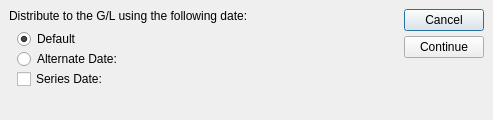
<?xml version="1.0" encoding="UTF-8"?>
<ui version="4.0">
 <comment>This file is part of the xTuple ERP: PostBooks Edition, a free and
open source Enterprise Resource Planning software suite,
Copyright (c) 1999-2019 by OpenMFG LLC, d/b/a xTuple.
It is licensed to you under the Common Public Attribution License
version 1.0, the full text of which (including xTuple-specific Exhibits)
is available at www.xtuple.com/CPAL.  By using this software, you agree
to be bound by its terms.</comment>
 <class>getGLDistDate</class>
 <widget class="QDialog" name="getGLDistDate">
  <property name="geometry">
   <rect>
    <x>0</x>
    <y>0</y>
    <width>493</width>
    <height>120</height>
   </rect>
  </property>
  <property name="windowTitle">
   <string>Get G/L Distribution Date</string>
  </property>
  <layout class="QHBoxLayout">
   <property name="spacing">
    <number>6</number>
   </property>
   <property name="leftMargin">
    <number>9</number>
   </property>
   <property name="topMargin">
    <number>9</number>
   </property>
   <property name="rightMargin">
    <number>9</number>
   </property>
   <property name="bottomMargin">
    <number>9</number>
   </property>
   <item>
    <layout class="QVBoxLayout">
     <property name="spacing">
      <number>0</number>
     </property>
     <property name="leftMargin">
      <number>0</number>
     </property>
     <property name="topMargin">
      <number>0</number>
     </property>
     <property name="rightMargin">
      <number>0</number>
     </property>
     <property name="bottomMargin">
      <number>0</number>
     </property>
     <item>
      <layout class="QVBoxLayout">
       <property name="spacing">
        <number>6</number>
       </property>
       <property name="leftMargin">
        <number>0</number>
       </property>
       <property name="topMargin">
        <number>0</number>
       </property>
       <property name="rightMargin">
        <number>0</number>
       </property>
       <property name="bottomMargin">
        <number>0</number>
       </property>
       <item>
        <widget class="QLabel" name="label">
         <property name="text">
          <string>Distribute to the G/L using the following date:</string>
         </property>
        </widget>
       </item>
       <item>
        <layout class="QHBoxLayout">
         <property name="spacing">
          <number>6</number>
         </property>
         <property name="leftMargin">
          <number>0</number>
         </property>
         <property name="topMargin">
          <number>0</number>
         </property>
         <property name="rightMargin">
          <number>0</number>
         </property>
         <property name="bottomMargin">
          <number>0</number>
         </property>
         <item>
          <spacer>
           <property name="orientation">
            <enum>Qt::Horizontal</enum>
           </property>
           <property name="sizeType">
            <enum>QSizePolicy::Fixed</enum>
           </property>
           <property name="sizeHint" stdset="0">
            <size>
             <width>8</width>
             <height>20</height>
            </size>
           </property>
          </spacer>
         </item>
         <item>
          <layout class="QVBoxLayout">
           <property name="spacing">
            <number>0</number>
           </property>
           <property name="leftMargin">
            <number>0</number>
           </property>
           <property name="topMargin">
            <number>0</number>
           </property>
           <property name="rightMargin">
            <number>0</number>
           </property>
           <property name="bottomMargin">
            <number>0</number>
           </property>
           <item>
            <widget class="QRadioButton" name="_default">
             <property name="text">
              <string>Default</string>
             </property>
             <property name="checked">
              <bool>true</bool>
             </property>
            </widget>
           </item>
           <item>
            <layout class="QHBoxLayout">
             <property name="spacing">
              <number>6</number>
             </property>
             <property name="leftMargin">
              <number>0</number>
             </property>
             <property name="topMargin">
              <number>0</number>
             </property>
             <property name="rightMargin">
              <number>0</number>
             </property>
             <property name="bottomMargin">
              <number>0</number>
             </property>
             <item>
              <widget class="QRadioButton" name="_particular">
               <property name="text">
                <string>Alternate Date:</string>
               </property>
              </widget>
             </item>
             <item>
              <widget class="DLineEdit" name="_date">
               <property name="enabled">
                <bool>false</bool>
               </property>
              </widget>
             </item>
             <item>
              <spacer>
               <property name="orientation">
                <enum>Qt::Horizontal</enum>
               </property>
               <property name="sizeHint" stdset="0">
                <size>
                 <width>0</width>
                 <height>20</height>
                </size>
               </property>
              </spacer>
             </item>
            </layout>
           </item>
           <item>
            <layout class="QHBoxLayout" name="horizontalLayout">
             <item>
              <widget class="QCheckBox" name="_series">
               <property name="text">
                <string>Series Date:</string>
               </property>
              </widget>
             </item>
             <item>
              <widget class="DLineEdit" name="_seriesDate">
               <property name="enabled">
                <bool>false</bool>
               </property>
              </widget>
             </item>
            </layout>
           </item>
          </layout>
         </item>
        </layout>
       </item>
      </layout>
     </item>
     <item>
      <spacer>
       <property name="orientation">
        <enum>Qt::Vertical</enum>
       </property>
       <property name="sizeHint" stdset="0">
        <size>
         <width>282</width>
         <height>16</height>
        </size>
       </property>
      </spacer>
     </item>
    </layout>
   </item>
   <item>
    <spacer>
     <property name="orientation">
      <enum>Qt::Horizontal</enum>
     </property>
     <property name="sizeHint" stdset="0">
      <size>
       <width>51</width>
       <height>20</height>
      </size>
     </property>
    </spacer>
   </item>
   <item>
    <layout class="QVBoxLayout">
     <property name="spacing">
      <number>5</number>
     </property>
     <property name="leftMargin">
      <number>0</number>
     </property>
     <property name="topMargin">
      <number>0</number>
     </property>
     <property name="rightMargin">
      <number>0</number>
     </property>
     <property name="bottomMargin">
      <number>0</number>
     </property>
     <item>
      <widget class="QPushButton" name="_cancel">
       <property name="text">
        <string>Cancel</string>
       </property>
      </widget>
     </item>
     <item>
      <widget class="QPushButton" name="_continue">
       <property name="text">
        <string>Continue</string>
       </property>
      </widget>
     </item>
     <item>
      <spacer>
       <property name="orientation">
        <enum>Qt::Vertical</enum>
       </property>
       <property name="sizeHint" stdset="0">
        <size>
         <width>20</width>
         <height>0</height>
        </size>
       </property>
      </spacer>
     </item>
    </layout>
   </item>
  </layout>
 </widget>
 <layoutdefault spacing="5" margin="5"/>
 <customwidgets>
  <customwidget>
   <class>DLineEdit</class>
   <extends>QWidget</extends>
   <header>datecluster.h</header>
  </customwidget>
 </customwidgets>
 <resources/>
 <connections>
  <connection>
   <sender>_cancel</sender>
   <signal>clicked()</signal>
   <receiver>getGLDistDate</receiver>
   <slot>reject()</slot>
   <hints>
    <hint type="sourcelabel">
     <x>482</x>
     <y>32</y>
    </hint>
    <hint type="destinationlabel">
     <x>259</x>
     <y>59</y>
    </hint>
   </hints>
  </connection>
  <connection>
   <sender>_continue</sender>
   <signal>clicked()</signal>
   <receiver>getGLDistDate</receiver>
   <slot>accept()</slot>
   <hints>
    <hint type="sourcelabel">
     <x>482</x>
     <y>60</y>
    </hint>
    <hint type="destinationlabel">
     <x>259</x>
     <y>59</y>
    </hint>
   </hints>
  </connection>
  <connection>
   <sender>_particular</sender>
   <signal>toggled(bool)</signal>
   <receiver>_date</receiver>
   <slot>setEnabled(bool)</slot>
   <hints>
    <hint type="sourcelabel">
     <x>143</x>
     <y>77</y>
    </hint>
    <hint type="destinationlabel">
     <x>301</x>
     <y>79</y>
    </hint>
   </hints>
  </connection>
  <connection>
   <sender>_series</sender>
   <signal>toggled(bool)</signal>
   <receiver>_seriesDate</receiver>
   <slot>setEnabled(bool)</slot>
   <hints>
    <hint type="sourcelabel">
     <x>48</x>
     <y>103</y>
    </hint>
    <hint type="destinationlabel">
     <x>153</x>
     <y>102</y>
    </hint>
   </hints>
  </connection>
 </connections>
</ui>
